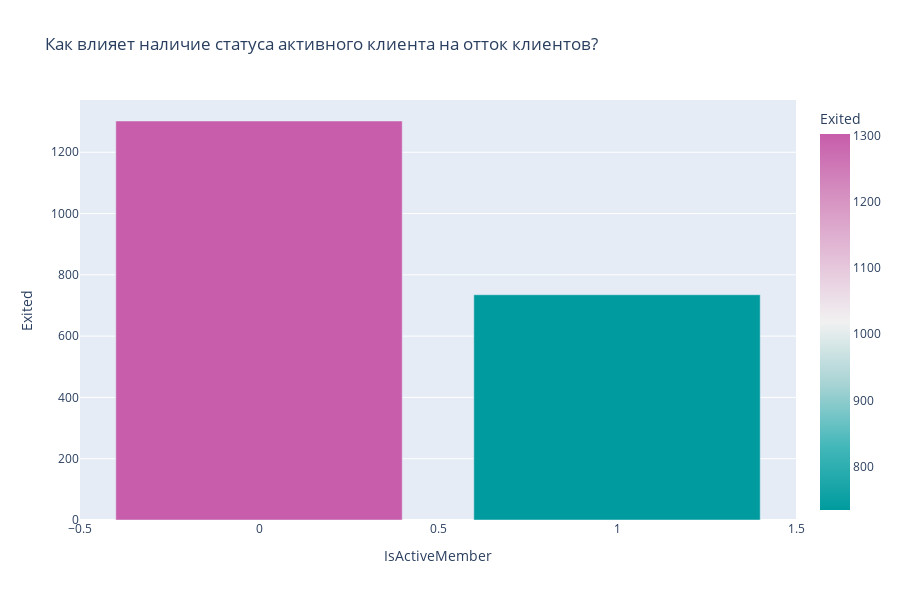

Notebook code for this chart:
### Markdown cell above
### Вопрос 9.8. Как влияет наличие статуса активного клиента на отток клиентов? Постройте диаграмму, иллюстрирующую это. Что бы вы предложили банку, чтобы уменьшить отток клиентов среди неактивных?

### Code cell
grouped = (
churn_data
    .groupby(by='IsActiveMember', as_index=False)['Exited']
    .sum()
)


fig = px.bar(grouped,
             x="IsActiveMember",
             y="Exited", color='Exited', 
             height=600,
             title='Как влияет наличие статуса активного клиента на отток клиентов?',
             color_continuous_scale='tropic')
fig.show()

### Figure 1 — Plotly figure (JSON) as saved in the notebook; plotly's stock layout.template omitted (floating-point values rounded to 4 significant figures)
{"data": [{"alignmentgroup": "True", "hovertemplate": "IsActiveMember=%{x}<br>Exited=%{marker.color}<extra></extra>", "legendgroup": "", "marker": {"color": [1302, 735], "coloraxis": "coloraxis", "pattern": {"shape": ""}}, "name": "", "offsetgroup": "", "orientation": "v", "showlegend": false, "textposition": "auto", "type": "bar", "x": [0, 1], "xaxis": "x", "y": [1302, 735], "yaxis": "y"}], "layout": {"barmode": "relative", "coloraxis": {"colorbar": {"title": {"text": "Exited"}}, "colorscale": [[0, "rgb(0, 155, 158)"], [0.1667, "rgb(66, 183, 185)"], [0.3333, "rgb(167, 211, 212)"], [0.5, "rgb(241, 241, 241)"], [0.6667, "rgb(228, 193, 217)"], [0.8333, "rgb(214, 145, 193)"], [1, "rgb(199, 93, 171)"]]}, "height": 600, "legend": {"tracegroupgap": 0}, "title": {"text": "Как влияет наличие статуса активного клиента на отток клиентов?"}, "xaxis": {"anchor": "y", "domain": [0, 1], "title": {"text": "IsActiveMember"}}, "yaxis": {"anchor": "x", "domain": [0, 1], "title": {"text": "Exited"}}}}
